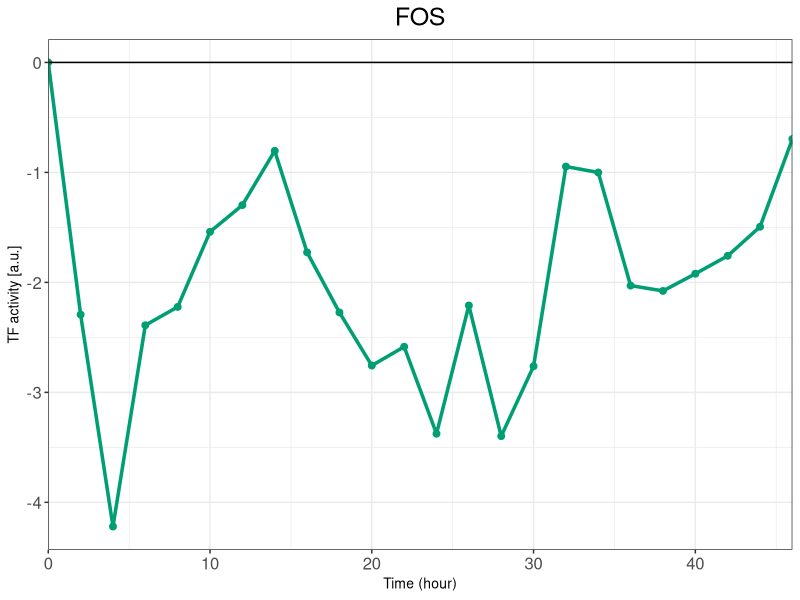
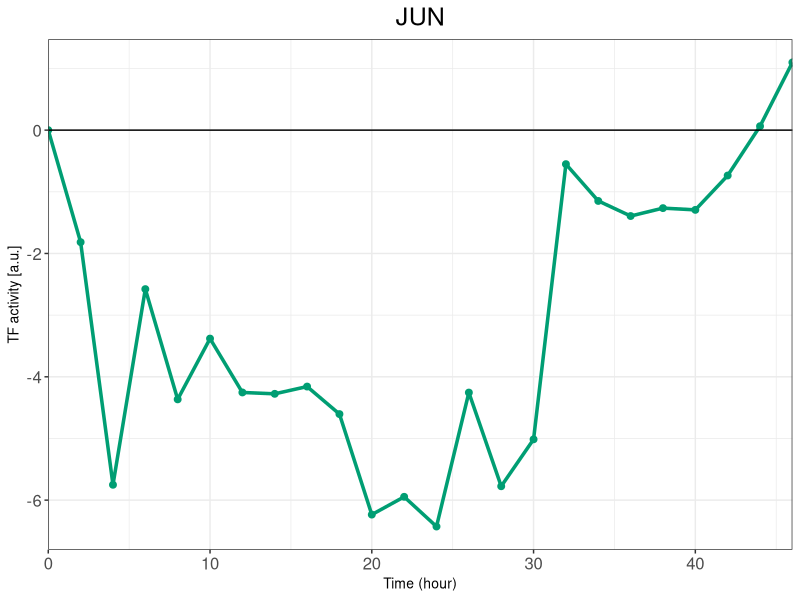
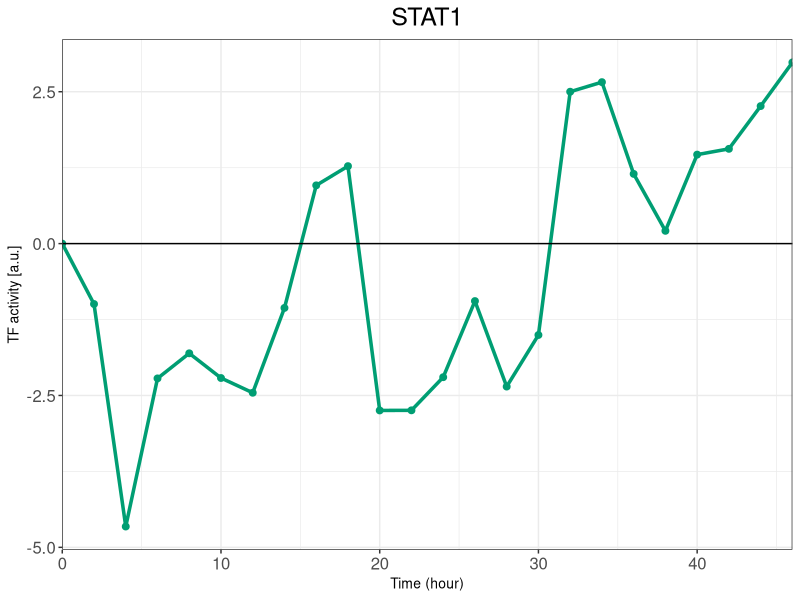
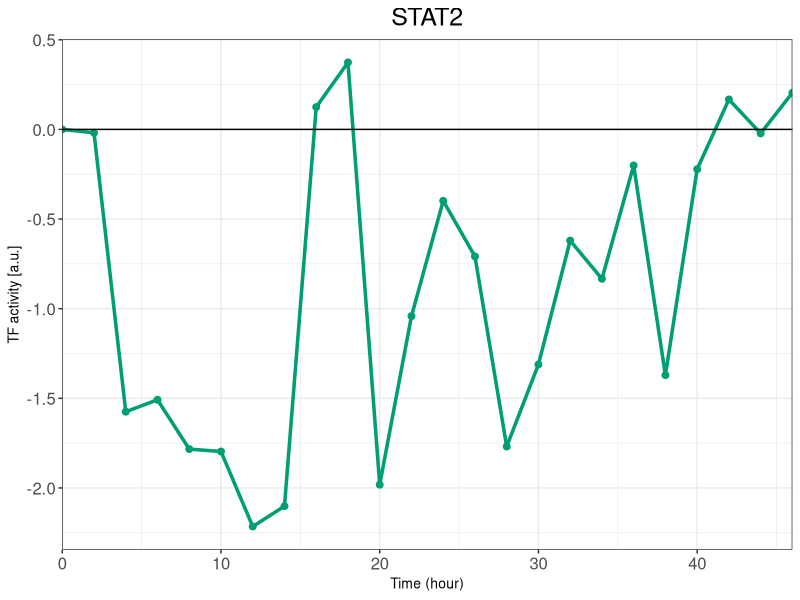
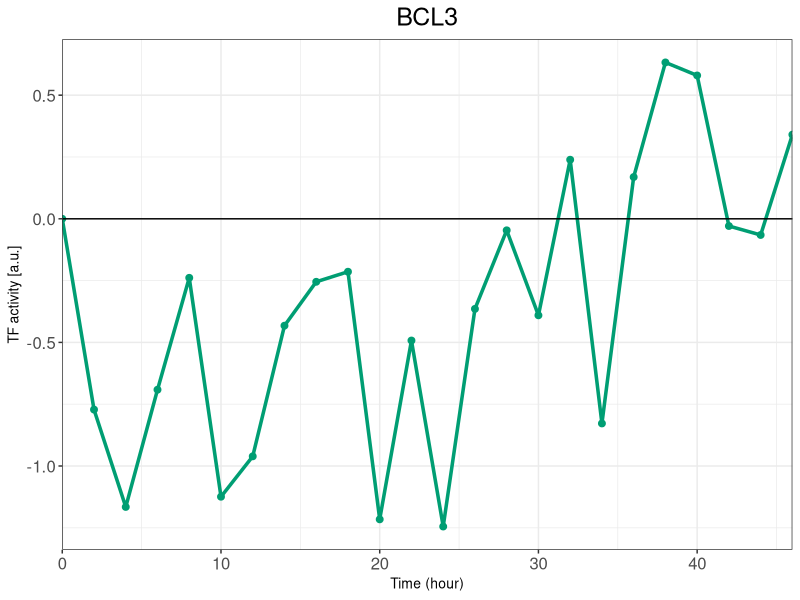
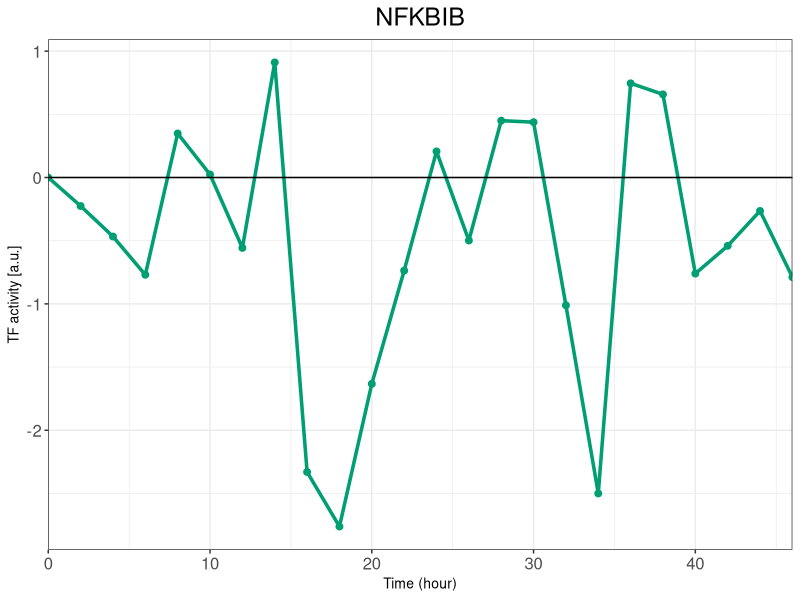
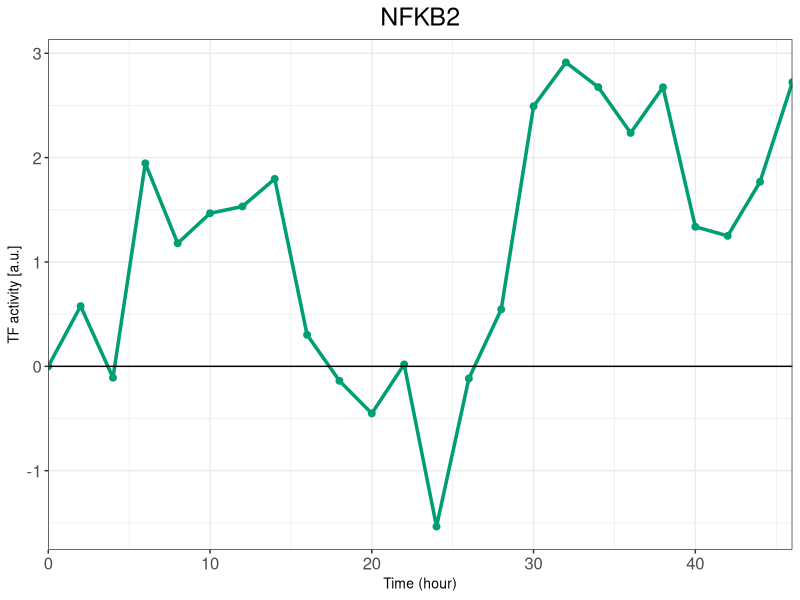

The R script that drew these images, in order:

# ===== 変数やディレクトリの設定 =====

TF_result <- read.csv("../results/tables/decoupleR_TF.csv", row.names = 1) 
save_plots_here <- "../results/figures/TF_lineplot/"
lineplot_color <- "#009E73"
TFs_to_plot <- c("FOS", "JUN", "STAT1", "STAT2", "BCL3", "NFKBIB", "NFKB2")

# ====================================

library(tidyverse)
library(dplyr)
library(ggplot2)


# Data shaping 
TF_result_2 <- cbind(rownames(TF_result), TF_result) 
TF_result_2 <- TF_result_2 %>% 
  pivot_longer(cols = 2:ncol(TF_result_2),
               names_to = "time", 
               values_to = "score")
colnames(TF_result_2) <- c("TF", "time", "score")
TF_result_2$time <- as.numeric(gsub("^X", "", TF_result_2$time))


# Draw line plots
for (i in 1:length(TFs_to_plot)) {
  TF_i <- TFs_to_plot[i]
  data_to_draw <- TF_result_2 %>% filter(TF == TF_i)
  # ヒットしたら描画
  if(nrow(data_to_draw) != 0){
    data_to_draw <- data_to_draw[order(data_to_draw$time), ]
    time0 <- data_to_draw$score[1]
    data_to_draw$score <- data_to_draw$score - time0
    
    plot <- ggplot(data_to_draw, aes(x = time, y = score))+
      geom_line(colour = lineplot_color, linewidth = 1.2) + 
      geom_point(colour = lineplot_color, size = 2.0) +
      geom_hline(yintercept = 0, linetype = "solid")+
      scale_x_continuous(expand = c(0, 0)) +
      # labels
      labs(x = "Time (hour)", y = "TF activity [a.u.]", title = TF_i) +
      theme_bw() +
      theme(
        legend.position = "none",
        axis.title.x = element_text(size = 10),
        axis.title.y = element_text(size = 10),
        plot.title = element_text(size = 18, hjust = 0.5), 
        axis.text.x = element_text(size = 12),  # x軸のメモリの数字のサイズ
        axis.text.y = element_text(size = 12)   # y軸のメモリの数字のサイズ
      )
    #plot(plot)
    
    # ディレクトリが存在しなければ作成
    if (!dir.exists(save_plots_here)) {
      dir.create(save_plots_here, recursive = TRUE)  # recursive = TRUE は親ディレクトリも作る場合
    }
    ggsave(paste0(save_plots_here, TF_i, ".png"),
           plot = plot, width = 2.5, height = 2.5)
    
  }else{}
}










